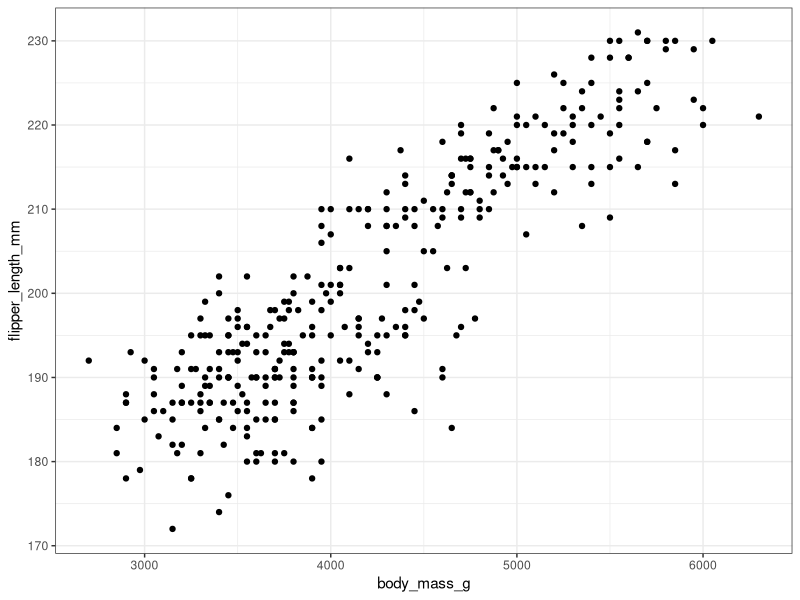
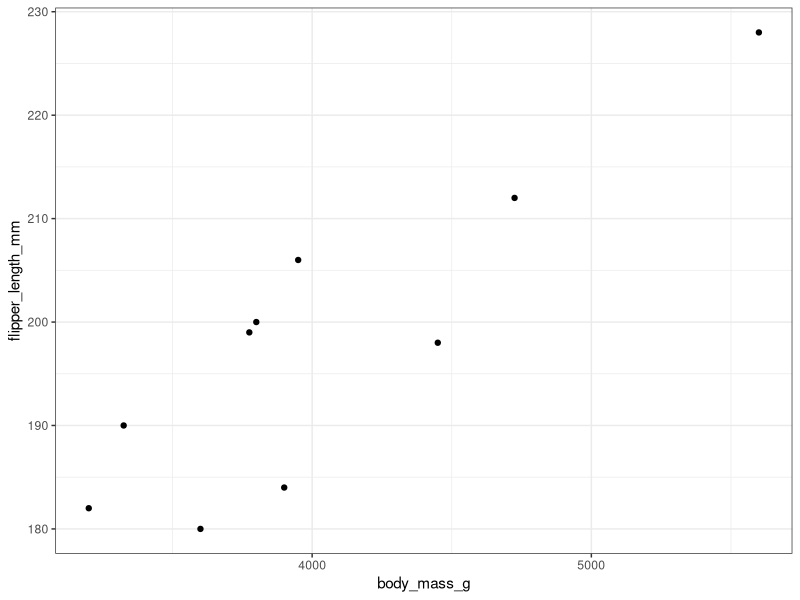
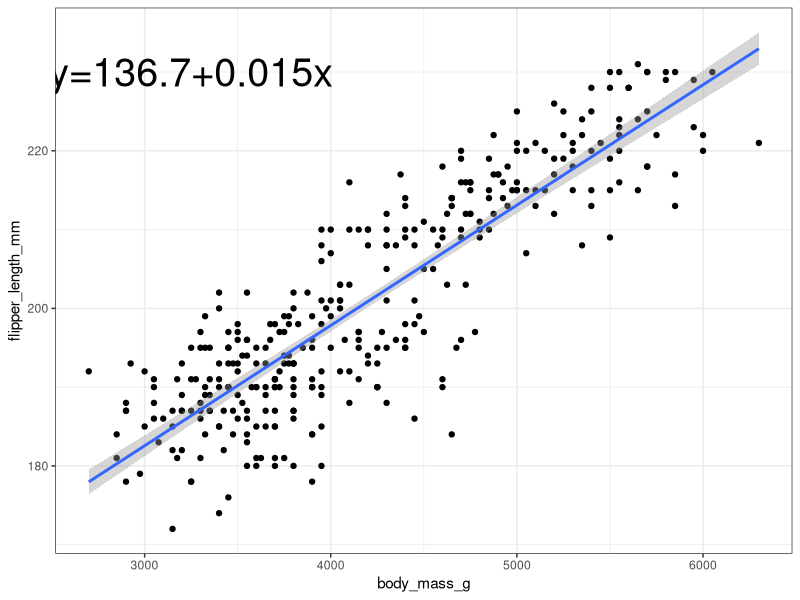

Source code (R) for these figures, in order:
## ---- chunk 1
#| include: false

knitr::opts_chunk$set(echo = F)
library(palmerpenguins)
library(tidyverse)
## ---- chunk 2
ggplot(penguins, aes(y = flipper_length_mm, x = body_mass_g)) +
  geom_point() + theme_bw()
## ---- chunk 3
ggplot(sample_n(penguins,10), aes(y = flipper_length_mm, x = body_mass_g)) +
  geom_point() + theme_bw()
## ---- chunk 4
ggplot(penguins, aes(y = flipper_length_mm, x = body_mass_g)) + geom_point() + geom_smooth(method = "lm") +
  theme_bw() + annotate("text", label = "y=136.7+0.015x", x=3250, y=230, size = 10)
